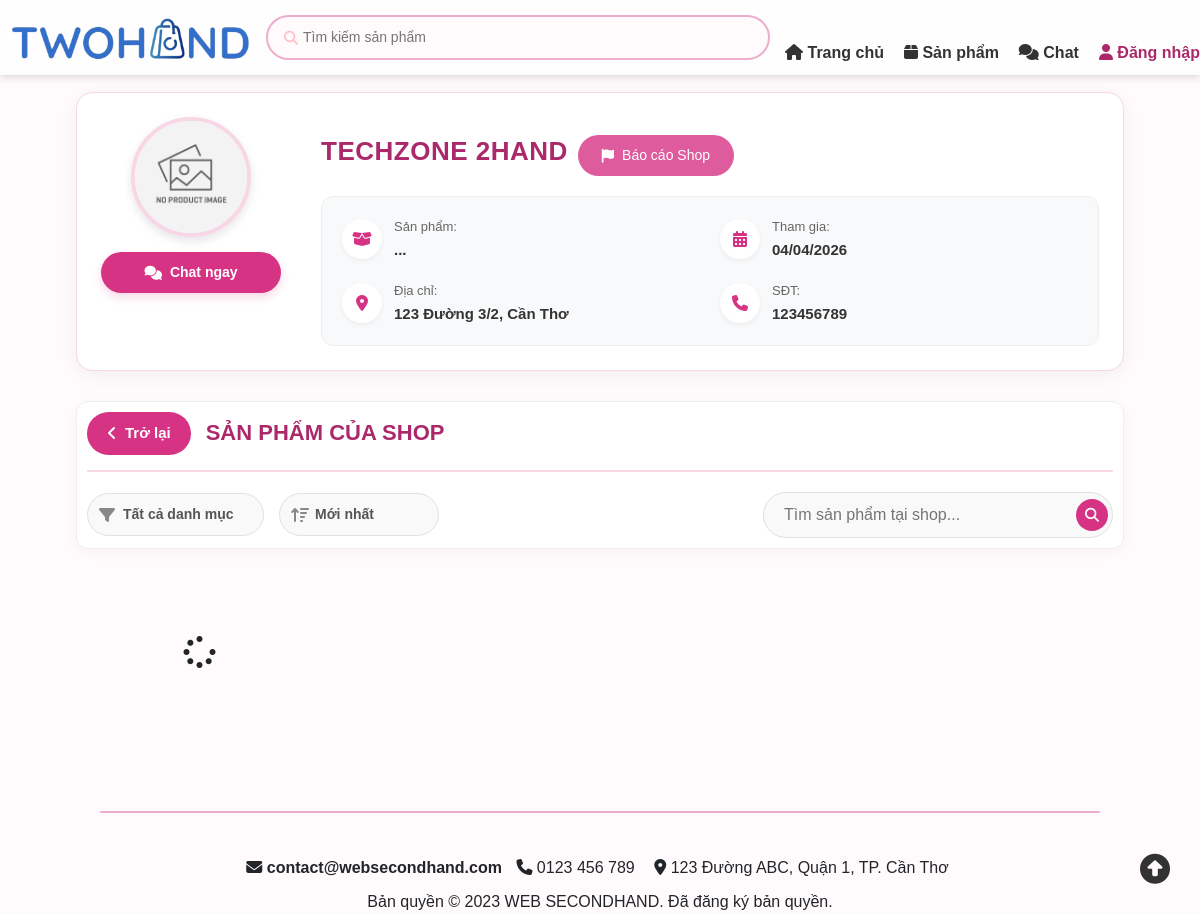
Page /controllers/chiTietNguoiBanController.php?IdTaiKhoan=2 on the committed database.
### tables this page shows
CREATE TABLE HoSoNguoiBan (
    IdHoSo INT AUTO_INCREMENT PRIMARY KEY,
    IdTaiKhoan INT(10) NOT NULL UNIQUE,
    TenCuaHang VARCHAR(100), 
    DiaChiKhoHang VARCHAR(255),
    ViDo DECIMAL(10, 8) NULL COMMENT 'Latitude - Vĩ độ Cửa Hàng (Kho)',
    KinhDo DECIMAL(11, 8) NULL COMMENT 'Longitude - Kinh độ Cửa Hàng (Kho)',
    SoCCCD VARCHAR(20),
    TenNganHang VARCHAR(50),
    SoTaiKhoanNganHang VARCHAR(30),
    TenChuTaiKhoan VARCHAR(100),
    NgayDuyet DATETIME, 
    SoDu DECIMAL(15,2) DEFAULT 0,
    FOREIGN KEY (IdTaiKhoan) REFERENCES TaiKhoan(IdTaiKhoan) ON DELETE CASCADE
);

CREATE TABLE TaiKhoan ( 
    IdTaiKhoan INT(10) PRIMARY KEY AUTO_INCREMENT, 
    TenTK VARCHAR(100) NOT NULL,
    Email VARCHAR(100) NOT NULL UNIQUE,
    Sdt VARCHAR(10) NOT NULL, 
    MatKhau VARCHAR(255) NOT NULL, 
    VaiTro TINYINT DEFAULT 0 CHECK (VaiTro IN (0,1)), 
    IdGoogle VARCHAR(255) DEFAULT NULL, 
    TrangThaiBanHang ENUM('ChuaKichHoat','DangHoatDong','BiKhoa') DEFAULT 'ChuaKichHoat', 
    Avatar VARCHAR(255) DEFAULT NULL,
    ThoiGianTao DATETIME NOT NULL DEFAULT CURRENT_TIMESTAMP,
    DiemViPham INT DEFAULT 0,
    ViDo DECIMAL(10, 8) NULL COMMENT 'Latitude - Vĩ độ của Người Mua',
    KinhDo DECIMAL(11, 8) NULL COMMENT 'Longitude - Kinh độ của Người Mua',
    HanKhoaTaiKhoan DATETIME DEFAULT NULL
);

### controllers/chiTietNguoiBanController.php (called while the page is built, shortened)
<?php
require_once __DIR__ . '/../includes/ketnoi.php';
require_once __DIR__ . '/../models/sanPhamChiTiet.php';
$idNguoiBan = isset($_GET['IdTaiKhoan']) ? intval($_GET['IdTaiKhoan']) : 0;
$spChiTietModel = new SanPhamChiTiet($conn);
$shopInfo = $spChiTietModel->getThongTinNguoiBan($idNguoiBan);
include_once __DIR__ . '/../views/chiTietNguoiBan.php';

### models/sanPhamChiTiet.php (called while the page is built, shortened)
<?php
class SanPhamChiTiet
{
    private $conn;
    public function __construct($connection)
    {
        $this->conn = $connection;
    }
    public function getThongTinNguoiBan($idNguoiBan)
    {
        $sql = "
            SELECT
                tk.IdTaiKhoan,
                tk.TenTK,
                tk.Avatar,
                tk.Sdt,
                hs.TenCuaHang,
                hs.DiaChiKhoHang
            FROM TaiKhoan tk
            LEFT JOIN HoSoNguoiBan hs ON tk.IdTaiKhoan = hs.IdTaiKhoan
            WHERE tk.IdTaiKhoan = ?
        ";
        $stmt = $this->conn->prepare($sql);
        $stmt->bind_param("i", $idNguoiBan);
        $stmt->execute();
        $result = $stmt->get_result();
        return $result->fetch_assoc();
    }
}

### views/chiTietNguoiBan.php (the view, shortened to what this page needs)
<!DOCTYPE html>
<html lang="vi">
<head>
    <link rel="stylesheet" href="https://cdnjs.cloudflare.com/ajax/libs/font-awesome/6.4.0/css/all.min.css">
    <link href="../assets/css/bootstrap/bootstrap.css" rel="stylesheet">
    <link href="../assets/css/header.css" rel="stylesheet">
    <link href="../assets/css/color.css" rel="stylesheet">
    <link href="../assets/css/sanPham.css" rel="stylesheet">
    <link href="../assets/css/danhSachSanPham.css" rel="stylesheet">
    <link href="../assets/css/chiTietNguoiBan.css" rel="stylesheet">
</head>
<body>
    <?php include '../includes/header.php'; ?>
    <div class="giua-trang">
        <div class="san-pham-chinh">
            <div class="shop-header-container">
                <div class="shop-info-wrapper">
                    <div class="shop-left">
                        <img src="../<?php echo !empty($shopInfo['Avatar']) ? $shopInfo['Avatar'] : 'assets/images/placeholder.png'; ?>"
                            alt="Avatar" class="shop-avatar">
                        <a href="chatController.php?IdTaiKhoan=<?php echo $shopInfo['IdTaiKhoan']; ?>" class="btn-chat-shop">
                            <i class="fa-solid fa-comments"></i> Chat ngay
                        </a>
                    </div>
                    <div class="shop-right">
                        <h1 class="shop-name">
                            <?php echo htmlspecialchars($shopInfo['TenCuaHang']); ?>
                            <button onclick="moBaoCao('NguoiBan', <?= $shopInfo['IdTaiKhoan'] ?>)" class="btn btn-sm btn-outline-danger mt-2"><i class="fa-solid fa-flag"></i> Báo cáo Shop</button>
                        </h1>
                        <div class="shop-stats">
                            <div class="stat-item">
                                <i class="fa-solid fa-box-open"></i>
                                <div>Sản phẩm: <span id="total-products">...</span></div>
                            </div>
                            <div class="stat-item">
                                <i class="fa-solid fa-calendar-days"></i>
                                <div>Tham gia: <span><?php echo date('d/m/Y', strtotime($shopInfo['NgayDuyet'] ?? 'now')); ?></span></div>
                            </div>
                            <div class="stat-item">
                                <i class="fa-solid fa-location-dot"></i>
                                <div>Địa chỉ: <span><?php echo htmlspecialchars($shopInfo['DiaChiKhoHang'] ?? 'Chưa cập nhật'); ?></span></div>
                            </div>
                            <div class="stat-item">
                                <i class="fa-solid fa-phone"></i>
                                <div>SĐT: <span><?php echo htmlspecialchars($shopInfo['Sdt']); ?></span></div>
                            </div>
                        </div>
                    </div>
                </div>
            </div>
            <div class="shop-toolbar-container">
                <div class="toolbar-top">
                    <button onclick="history.back()" class="btn-back-text">
                        <i class="fa-solid fa-angle-left"></i> Trở lại
                    </button>
                    <h2>SẢN PHẨM CỦA SHOP</h2>
                </div>
                <div class="toolbar-bottom">
                    <div class="filter-group">
                        <div class="custom-select-wrapper">
                            <select id="category-filter">
                                <option value="">Tất cả danh mục</option>
                            </select>
                        </div>
                        <div class="custom-select-wrapper">
                            <select id="sort-filter">
                                <option value="new">Mới nhất</option>
                            </select>
                        </div>
                    </div>
                    <div class="search-group-modern">
                        <input type="text" id="search-input" placeholder="Tìm sản phẩm tại shop...">
                        <button id="btn-search"><i class="fas fa-search"></i></button>
                    </div>
                </div>
            </div>
            <div class="loai-san-pham" id="shop-product-list">
            </div>
            <div class="trang-thai-san-pham">
            </div>
        </div>
    </div>
    <?php include '../includes/footer.php'; ?>
</body>
</html>

### assets/css/header.css (style rules this page uses)
html, body { overflow-x: clip !important; overflow-y: visible !important; }
.giua-trang { margin-top: 80px; margin-left: 64px; margin-right: 64px; }
body { font-family: Arial, sans-serif; background-color:var(--bs-pink-50); margin: 0; padding: 0; }

### assets/css/sanPham.css (style rules this page uses)
.loai-san-pham, .loai-san-pham-giam-gia, .loai-san-pham-moi { padding-top: 24px; display: grid; grid-template-columns: repeat(4, 1fr); gap: 20px; max-width: 1200px; margin: 0 auto; box-sizing: border-box; }

### assets/css/danhSachSanPham.css (style rules this page uses)
html { scroll-behavior: smooth; }
.san-pham-giam-gia, .san-pham-chinh { padding: 12px; max-width: 1200px; margin: 0 auto; }
.trang-thai-san-pham { display: flex; flex-direction: column; align-items: center; justify-content: center; text-align: center; padding: 40px 0; }

### rows in the picture
hosonguoiban: TenCuaHang "TECHZONE 2HAND", DiaChiKhoHang "123 Đường 3/2, Cần Thơ", IdTaiKhoan.Sdt "123456789"

### other values in the picture
date('d/m/Y', strtotime($shopInfo['NgayDuyet'] ?? 'now')) "04/04/2026"
